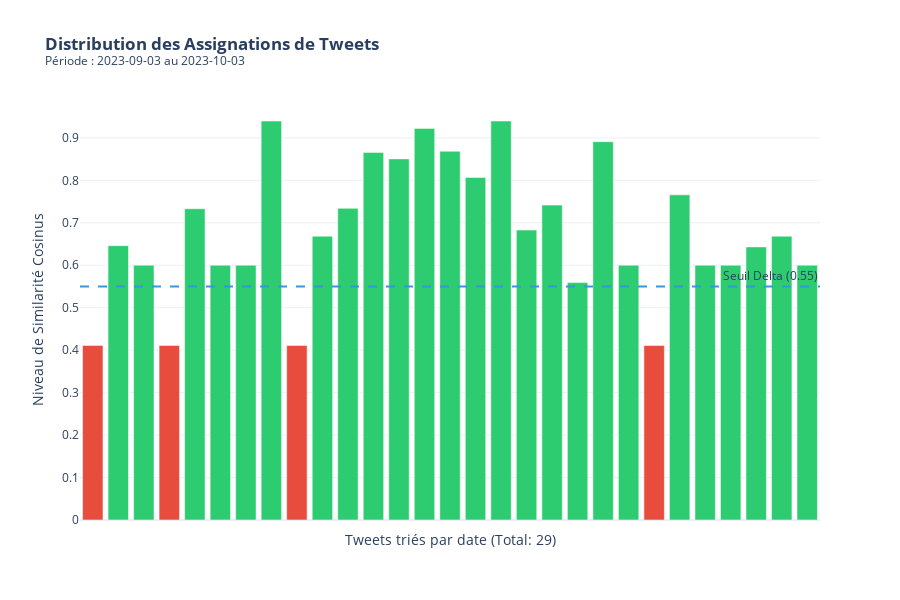

Source (notebook cell):
### Code cell
# --- UTILISATION ---
fig_bars = plot_tweet_assignment_bars(
    tweets_ready, final_event_signatures, START_DATE, END_DATE, threshold=0.55
)
fig_bars.show()

### Figure 1 — Plotly figure (JSON) as saved in the notebook; plotly's stock layout.template omitted (floating-point values rounded to 4 significant figures)
{"data": [{"customdata": [["2023-09-03", "krillin ॐ tweeted about XAU, SPX $SPX $XAU\n\nLow time frame distribution?", 0.4112], ["2023-09-04", "<:quote_tweet:1130467736133316700> krillin ॐ quote tweeted about XAU, SPX gm\n\nI really wanna short this hard, but I'll also remind you that burgers have Labor Day so today's price action is to be taken with a grain of salt\n\nshorting it but half risk\n\n> [@LSDinmycoffee](https://twitter.com/LSDinmycoffee):\n> $SPX $XAU\n> \n> Low time frame distribution?", 0.6461], ["2023-09-04", "<:quote_tweet:1130467736133316700> Ace quote tweeted about SPY Big day Thursday!\n\n> [@volmancapital](https://twitter.com/volmancapital):\n> Economic Calendar for the week 📍 $SPY", 0.6001], ["2023-09-04", "krillin ॐ tweeted about SPX imagine the smell $SPX\n\nfirst liquidate Michael Burry\n\nthen send it to Hades", 0.4112], ["2023-09-05", "*Walter Bloomberg tweeted about S&P 500 E-MINI FUTURES DOWN 0.08%, NASDAQ FUTURES DOWN 0.19%", 0.7332], ["2023-09-05", "ReciKnows tweeted about SPY, QQQ, IWM Only a few hours left! ⏰\n\nFinal opportunity to take advantage of the @TrendSpider Labor Day Sale:\n\n◦ 20% off Essential\n◦ 50% off Elite\n◦ 60% off Elite Plus\n\nDon’t wait!  This offer disappears at midnight tonight.\n\nStart free trial -> https://t.co/i3mItZ6MPa \n\n$SPY $QQQ $IWM…", 0.6001], ["2023-09-05", "Pro Trader - Kay tweeted about ABNB, NVDA, SPY, TSLA, AMD Watching $AMD $ABNB $TSLA $NVDA $SPY today to name a few! 👀", 0.6001], ["2023-09-05", "First Squawk tweeted about DOW JONES DOWN 12.72 POINTS, OR 0.04 %, AT 34,824.99 AFTER MARKET OPEN\n\nS&P 500 DOWN 4.89 POINTS, OR 0.11 PERCENT, AT 4,510.88 AFTER MARKET OPEN\n\nNASDAQ  DOWN 34.06 POINTS, OR 0.24 PERCENT, AT 13,997.76 AFTER MARKET OPEN", 0.9398], ["2023-09-05", "EliZ¥ tweeted about SPX $SPX plan", 0.4112], ["2023-09-05", "First Squawk tweeted about S&P 500 DOWN 0.1%, NASDAQ FLAT, DOW JONES DOWN 0.2%", 0.6685], ["2023-09-05", "MOHAMAD Ali tweeted about SPY, BTC, ETH $spy $btc $eth dump soon", 0.734], ["2023-09-05", "*Walter Bloomberg tweeted about BX BLACKSTONE SHARES UP 3.68% AFTER ANNOUNCEMENT CO TO JOIN S&P 500\n$BX", 0.8658], ["2023-09-05", "Theta Warrior tweeted about SPY $SPY Net Options Delta: -1.1M shares", 0.8505], ["2023-09-05", "Daan Crypto Trades tweeted about The US Stock Market opens back up today.\n\nAre we seeing the first proper lower high being formed in this 2023 rally or will this break through soon?\n\nWhat do you think?\n\nIf you want to trade Indices, FX & Commodities using Crypto consider: https://t.co/VZNADvrnZu", 0.9223], ["2023-10-03", "<:retweet:1130467740306657360> First Squawk retweeted about RT @RedboxWire: NASDAQ UNOFFICIALLY CLOSES DOWN 254.15 POINTS, OR 1.91%, AT 13,053.62\n\nS&P 500 UNOFFICIALLY CLOSES DOWN 62.29 POINTS, OR 1.…", 0.8686], ["2023-10-03", "*Walter Bloomberg tweeted about 🔸 U.S. STOCKS EXTEND FALL, S&P 500 DOWN 1%", 0.8068], ["2023-10-03", "First Squawk tweeted about DOW JONES DOWN 128.36 POINTS, OR 0.38 %, AT 33,304.99 AFTER MARKET OPEN\n\nS&P 500 DOWN 19.63 POINTS, OR 0.46 PERCENT, AT 4,268.76 AFTER MARKET OPEN\n\nNASDAQ DOWN 79.05 POINTS, OR 0.59 PERCENT, AT 13,228.72 AFTER MARKET OPEN", 0.9398], ["2023-10-03", "*Walter Bloomberg tweeted about 🔸S&P 500 FUTURES HIT SESSION LOW, DOWN AS MUCH AS 0.5%", 0.6829], ["2023-10-03", "*Walter Bloomberg tweeted about 🔸 U.S. S&P 500 E-MINI FUTURES DOWN 0.17%, NASDAQ FUTURES DOWN 0.29%, DOW FUTURES DOWN 0.14%", 0.7417], ["2023-10-03", "IncomeSharks tweeted about SPX, BTC $SPX  with another bloody day, dropping #Bitcoin with it. Great buying opportunity as there's a good chance we see both recover tomorrow (don't want to see this trendline break)", 0.5592], ["2023-10-03", "kpak tweeted about Stock Market Heat map at lunchtime", 0.8911], ["2023-10-03", "Ace tweeted about SPY $spy Looking for a kijun flip and E2E play on the 15m", 0.6001], ["2023-10-03", "Ace tweeted about SPX $spx Monthly Tenkan 👀", 0.4112], ["2023-10-03", "Don't follow Shardi B if you hate Money tweeted about SPY $SPY\n\nThis is interesting...daily RSI now oversold (below 30) and approaching most oversold level in a few years...\n\nWe are probably close to at least a short term bounce IMO", 0.7659], ["2023-10-03", "Don't follow Shardi B if you hate Money tweeted about SPY Bottom candle formed on my tweet...LFG 🙏\n\n$SPY", 0.6001], ["2023-10-03", "Theta Warrior tweeted about SPY $SPY Not a good look. 😬", 0.6001], ["2023-10-03", "K A L E O tweeted about SPX, BTC $BTC vs. $SPX still looks incredibly bullish", 0.6432], ["2023-10-03", "First Squawk tweeted about UNOFFICIALLY, S&P 500 CLOSES AT LOWEST LEVEL SINCE JUNE 1, NASDAQ COMPOSITE CLOSES AT LOWEST LEVEL SINCE MAY 31, DOW INDUSTRIALS CLOSES AT LOWEST LEVEL SINCE MAY 31", 0.6685], ["2023-10-03", "Pro Trader - Kay tweeted about SPY, WBA Watching $SPY $WBA to name a few! 👀", 0.6001]], "hovertemplate": "<b>Date:</b> %{customdata[0]}<br><b>Similarité:</b> %{customdata[2]:.4f}<br><b>Texte Nettoyé:</b> %{customdata[1]}<extra></extra>", "marker": {"color": ["#e74c3c", "#2ecc71", "#2ecc71", "#e74c3c", "#2ecc71", "#2ecc71", "#2ecc71", "#2ecc71", "#e74c3c", "#2ecc71", "#2ecc71", "#2ecc71", "#2ecc71", "#2ecc71", "#2ecc71", "#2ecc71", "#2ecc71", "#2ecc71", "#2ecc71", "#2ecc71", "#2ecc71", "#2ecc71", "#e74c3c", "#2ecc71", "#2ecc71", "#2ecc71", "#2ecc71", "#2ecc71", "#2ecc71"]}, "type": "bar", "x": [0, 1, 2, 3, 4, 5, 6, 7, 8, 9, 10, 11, 12, 13, 14, 15, 16, 17, 18, 19, 20, 21, 22, 23, 24, 25, 26, 27, 28], "y": [0.4112, 0.6461, 0.6001, 0.4112, 0.7332, 0.6001, 0.6001, 0.9398, 0.4112, 0.6685, 0.734, 0.8658, 0.8505, 0.9223, 0.8686, 0.8068, 0.9398, 0.6829, 0.7417, 0.5592, 0.8911, 0.6001, 0.4112, 0.7659, 0.6001, 0.6001, 0.6432, 0.6685, 0.6001]}], "layout": {"annotations": [{"showarrow": false, "text": "Seuil Delta (0.55)", "x": 1, "xanchor": "right", "xref": "x domain", "y": 0.55, "yanchor": "bottom", "yref": "y"}], "height": 600, "hoverlabel": {"bgcolor": "white", "font": {"size": 12}}, "shapes": [{"line": {"color": "#3498db", "dash": "dash", "width": 2}, "type": "line", "x0": 0, "x1": 1, "xref": "x domain", "y0": 0.55, "y1": 0.55, "yref": "y"}], "title": {"text": "<b>Distribution des Assignations de Tweets</b><br><sup>Période : 2023-09-03 au 2023-10-03</sup>"}, "xaxis": {"showticklabels": false, "title": {"text": "Tweets triés par date (Total: 29)"}}, "yaxis": {"title": {"text": "Niveau de Similarité Cosinus"}}}}
